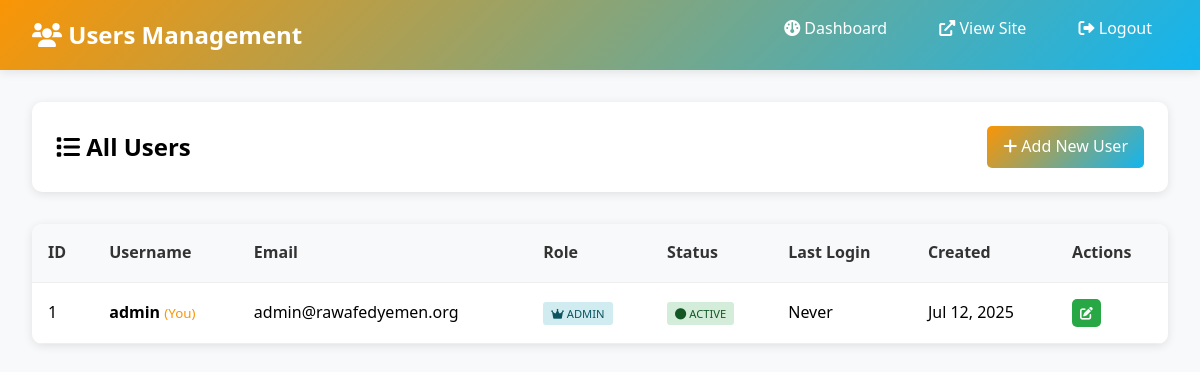
The page /admin/users.php (signed in) on the database its author committed.
### tables this page shows
CREATE TABLE `users` (
  `id` int(11) NOT NULL AUTO_INCREMENT,
  `username` varchar(50) NOT NULL,
  `password` varchar(255) NOT NULL,
  `email` varchar(100) DEFAULT NULL,
  `role` enum('admin','editor') DEFAULT 'admin',
  `status` enum('active','inactive') DEFAULT 'active',
  `last_login` timestamp NULL DEFAULT NULL,
  `created_at` timestamp DEFAULT CURRENT_TIMESTAMP,
  `updated_at` timestamp DEFAULT CURRENT_TIMESTAMP ON UPDATE CURRENT_TIMESTAMP,
  PRIMARY KEY (`id`),
  UNIQUE KEY `username` (`username`)
);

### includes/functions.php (called while the page is built, shortened)
<?php
function formatDate($date, $lang = 'en') {
    $timestamp = strtotime($date);
    return date('M d, Y', $timestamp);
}
?>

### admin/users.php (the view, shortened to what this page needs)
<?php
require_once '../includes/db.php';
require_once '../includes/functions.php';
$stmt = $pdo->prepare("SELECT * FROM users");
$stmt->execute();
$users = $stmt->fetchAll(PDO::FETCH_ASSOC);
?>
<!DOCTYPE html>
<html lang="en" dir="ltr">
<head>
    <link rel="stylesheet" href="https://cdnjs.cloudflare.com/ajax/libs/font-awesome/6.0.0/css/all.min.css">
</head>
<body>
    <header class="admin-header clearfix">
        <h1><i class="fas fa-users"></i> Users Management</h1>
        <nav class="admin-nav">
            <a href="index.php"><i class="fas fa-dashboard"></i> Dashboard</a>
            <a href="../index.php" target="_blank"><i class="fas fa-external-link-alt"></i> View Site</a>
            <a href="logout.php"><i class="fas fa-sign-out-alt"></i> Logout</a>
        </nav>
    </header>
    <div class="container">
        <div class="page-header">
            <h2><i class="fas fa-list"></i> All Users</h2>
            <a href="edit_user.php" class="btn"><i class="fas fa-plus"></i> Add New User</a>
        </div>
        <?php if ($users): ?>
            <div class="users-table">
                <table class="table">
                    <thead>
                        <tr>
                            <th>ID</th>
                            <th>Username</th>
                            <th>Email</th>
                            <th>Role</th>
                            <th>Status</th>
                            <th>Last Login</th>
                            <th>Created</th>
                            <th>Actions</th>
                        </tr>
                    </thead>
                    <tbody>
                        <?php foreach ($users as $user): ?>
                            <tr>
                                <td><?php echo $user['id']; ?></td>
                                <td>
                                    <strong><?php echo htmlspecialchars($user['username']); ?></strong>
                                    <?php if ($user['id'] == $_SESSION['admin_id']): ?>
                                        <small style="color: #fa9505;">(You)</small>
                                    <?php endif; ?>
                                </td>
                                <td><?php echo htmlspecialchars($user['email'] ?: 'N/A'); ?></td>
                                <td>
                                    <span class="role-badge role-<?php echo $user['role']; ?>">
                                        <i class="fas fa-<?php echo $user['role'] === 'admin' ? 'crown' : 'edit'; ?>"></i>
                                        <?php echo ucfirst($user['role']); ?>
                                    </span>
                                </td>
                                <td>
                                    <span class="status-badge status-<?php echo $user['status']; ?>">
                                        <i class="fas fa-circle"></i> <?php echo ucfirst($user['status']); ?>
                                    </span>
                                </td>
                                <td>
                                    <?php echo $user['last_login'] ? formatDate($user['last_login'], 'M d, Y H:i') : 'Never'; ?>
                                </td>
                                <td><?php echo formatDate($user['created_at']); ?></td>
                                <td>
                                    <div class="actions">
                                        <a href="edit_user.php?id=<?php echo $user['id']; ?>"
                                           class="btn btn-small btn-edit" title="Edit User">
                                            <i class="fas fa-edit"></i>
                                        </a>
                                    </div>
                                </td>
                            </tr>
                        <?php endforeach; ?>
                    </tbody>
                </table>
            </div>
        <?php endif; ?>
    </div>
</body>
</html>

### admin/users.php (style rules this page uses)
* { margin: 0; padding: 0; box-sizing: border-box; }
body { font-family: 'Segoe UI', Tahoma, Geneva, Verdana, sans-serif; background-color: #f8f9fa; line-height: 1.6; }
.admin-header { background: linear-gradient(135deg, #fa9505 0%, #12b5f0 100%); color: white; padding: 1rem 2rem; box-shadow: 0 2px 10px rgba(0,0,0,0.1); }
.admin-header h1 { font-size: 1.5rem; display: inline-block; }
.admin-nav { float: right; }
.admin-nav a { color: white; text-decoration: none; margin-left: 1rem; padding: 0.5rem 1rem; border-radius: 5px; transition: background-color 0.3s; }
.container { max-width: 1200px; margin: 2rem auto; padding: 0 2rem; }
.page-header { background: white; padding: 1.5rem; border-radius: 10px; box-shadow: 0 2px 10px rgba(0,0,0,0.1); margin-bottom: 2rem; display: flex; justify-content: space-between; align-items: center; }
.btn { padding: 0.5rem 1rem; background: linear-gradient(135deg, #fa9505 0%, #12b5f0 100%); color: white; border: none; border-radius: 5px; text-decoration: none; display: inline-block; cursor: pointer; transition: transform 0.2s; }
.btn-small { padding: 0.25rem 0.5rem; font-size: 0.8rem; }
.btn-edit { background: #28a745; }
.users-table { background: white; border-radius: 10px; box-shadow: 0 2px 10px rgba(0,0,0,0.1); overflow: hidden; }
.table { width: 100%; border-collapse: collapse; }
.table th, .table td { padding: 1rem; text-align: left; border-bottom: 1px solid #eee; }
.table th { background-color: #f8f9fa; font-weight: 600; color: #333; }
.status-badge { padding: 0.25rem 0.5rem; border-radius: 3px; font-size: 0.7rem; font-weight: 500; text-transform: uppercase; }
.status-active { background-color: #d4edda; color: #155724; }
.role-badge { padding: 0.25rem 0.5rem; border-radius: 3px; font-size: 0.7rem; font-weight: 500; text-transform: uppercase; }
.role-admin { background-color: #d1ecf1; color: #0c5460; }
.actions { display: flex; gap: 0.5rem; }
.clearfix::after { content: ""; display: table; clear: both; }

### rows shown on the page
users: id "1", username "admin", shows "(You)", email "admin@rawafedyemen.org", role "ADMIN", status "ACTIVE", shows "Never", created_at "Jul 12, 2025"
